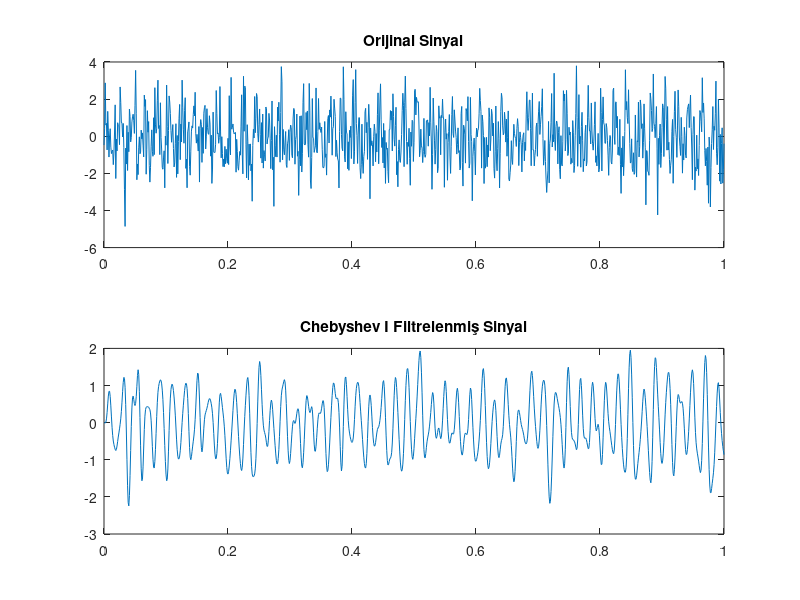

Write the MATLAB code that produced this figure.
% Sinyal oluşturma
Fs = 1000;
t = 0:1/Fs:1;
x = sin(2*pi*50*t) + sin(2*pi*200*t) + randn(size(t));  % 50 Hz, 200 Hz sinüs dalgaları ve gürültü
% Chebyshev I düşük geçiş filtresi tasarımı
Rp = 1;  % Geçiş bölgesindeki dalgalanma (dB)
Wn = 100 / (Fs / 2);  % Kesme frekansı
[b, a] = cheby1(4, Rp, Wn, 'low');  % 4. dereceden Chebyshev I filtresi
% Filtreleme
y = filter(b, a, x);  % x sinyalini filtrele
% Sonuçları çizme
subplot(2,1,1);
plot(t, x);
title('Orijinal Sinyal');
subplot(2,1,2);
plot(t, y);
title('Chebyshev I Filtrelenmiş Sinyal');
%Rp: Geçiş bölgesindeki dalgalanma.
%cheby1: Chebyshev I filtresi.
